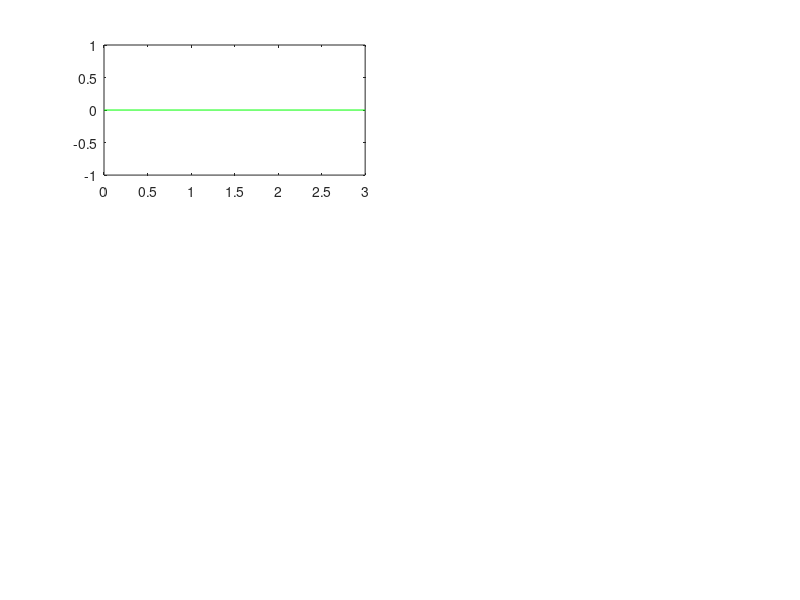

Reproduce this figure in MATLAB. (Note: this script raises an error after producing the figure.)
clear all; clc; close all;
% general_folder = '/data/FaezehRahbar/Projects/OSL_STE_multi-robot/Results/webots';

for a=1
%     if(a==1), folder_list = dir([general_folder '/0_no_com_no_coor/1_robot']); end
%     if(a==2), folder_list = dir([general_folder '/0_no_com_no_coor/2_robots']); end
%     if(a==3), folder_list = dir([general_folder '/0_no_com_no_coor/3_robots']); end
%     
%     if(a==4), folder_list = dir([general_folder '/1_com_no_coor/2_robots']); end
%     if(a==5), folder_list = dir([general_folder '/1_com_no_coor/3_robots']); end
%     if(a==8), folder_list = dir('/data/FaezehRahbar/Projects/OSL_STE_multi-robot/Results/1_com_no_coor/3_robots_2'); end
%     
%     if(a==6), folder_list = dir([general_folder '/2_com_coor/2_robots']); end
%     if(a==7), folder_list = dir([general_folder '/2_com_coor/3_robots']); end
%     if(a==9), folder_list = dir('/data/FaezehRahbar/Projects/OSL_STE_multi-robot/Results/2_com_coor/3_robots_2'); end
%     
%     if(a==10), folder_list = dir('/data/FaezehRahbar/Projects/OSL_STE_multi-robot/Results/friends_goal_prediction/2_robots'); end
%     if(a==11), folder_list = dir('/data/FaezehRahbar/Projects/OSL_STE_multi-robot/Results/friends_goal_prediction/3_robots'); end
%     
%     if(a==12), folder_list = dir('/data/FaezehRahbar/Projects/OSL_STE_multi-robot/Results/2nd_round/2/2_robots'); end
%     if(a==13), folder_list = dir('/data/FaezehRahbar/Projects/OSL_STE_multi-robot/Results/2nd_round/2/3_robots'); end
%     
%     if(a==0), folder_list = dir('/data/FaezehRahbar/Projects/OSL_STE_multi-robot/Results/new_braitenberg_internal_timeout'); end
    
    % choose the folders
    folder_list = dir('/home/durancea/plume_model_learning/Results/results_test_maps_4000_dataset/2');
    folder_list = folder_list(~ismember({folder_list.name},{'.','..','current'}));
    folder_list = folder_list([folder_list.isdir]);
    exp_number = length(folder_list);
    
    % empty arrays
    expected_list = zeros(exp_number, 5);
    max_list = zeros(exp_number, 5);
    num_iteration = zeros(exp_number,1);
    entropy_list = zeros(exp_number,1);
    travelled_dist = zeros(exp_number,1);
    spent_time = zeros(exp_number,1);
    
    
    %% gather stats
    for i=1:exp_number
        folder_name = [folder_list(end-i+1).folder, '/', folder_list(end-i+1).name];
        % multiple robots
        robot_list = dir(folder_name);
        robot_list = robot_list(~ismember({robot_list.name},{'.','..'}));
        robot_list = robot_list([robot_list.isdir]);
        ID = arrayfun(@(struct) str2num(struct.name),robot_list);
        % ground truth and other params
        params = my_text2struct([[folder_name, '/', num2str(ID(1))], '/param_log.csv']);
        source_real_position = params.source_position;
        Q_min = params.min_maxs(1); Q_max = params.min_maxs(2);
        source_position_min = [params.min_maxs(3),params.min_maxs(5)];
        source_position_max = [params.min_maxs(4),params.min_maxs(6)];
        a_y_min = params.min_maxs(7); a_y_max = params.min_maxs(8);
        b_y_min = params.min_maxs(9); b_y_max = params.min_maxs(10);
        Q_nbins = params.nbins(1);
        x_nbins = params.nbins(2);
        y_nbins = params.nbins(3);
        a_y_nbins = params.nbins(4);
        b_y_nbins = params.nbins(5);
        finish_time = 10e+10; % just an initialization
        for j=1:params.number_of_robots
            folder_name_ID = [folder_name, '/', num2str(ID(j))];
            % data files :
            %position_history = dlmread([folder_name_ID, '/goal_position.csv']); %position_history
            expected_a_posteriori = dlmread([folder_name_ID '/expected_a_posteriori.csv']);
            max_a_posteriori = dlmread([folder_name_ID '/max_a_posteriori.csv']);
            entropy = dlmread([folder_name_ID '/entropy.csv']);
            % data extraction from the robot who finished first:
            if(entropy(end,2) < finish_time)
                finish_time = entropy(end,2);
                spent_time(i) = finish_time;%/1000;
                %expected_list(i,:) = expected_a_posteriori(end,2:end-2);
                expected_list(i,:) = expected_a_posteriori(end,2:end) - [source_real_position(1) source_real_position(2) 0 0 0];
                if(isnan(expected_list(i,1))) 
                    expected_list(i,:) = expected_a_posteriori(end-1,2:end) - [source_real_position(1) source_real_position(2) 0 0 0];
                end
                %max_list(i,:) = max_a_posteriori(end,3:end-2);
                max_list(i,:) = max_a_posteriori(end,2:end) - [source_real_position(1) source_real_position(2) 0 0 0];
                entropy_list(i) = entropy(end,1);
            end
            %         num_iteration(i) = num_iteration(i) + sum(entropy(:,2) < finish_time);
            %         travelled_dist(i) = travelled_dist(i) + travelled_distance_calculation(position_history,1,sum(entropy(:,2) < finish_time));
        end
        for j=1:params.number_of_robots
            folder_name_ID = [folder_name, '/', num2str(ID(j))];
            position_history = dlmread([folder_name_ID, '/goal_position.csv']);
            num_iteration(i) = num_iteration(i) + sum(position_history(:,5) < finish_time);
            travelled_dist(i) = travelled_dist(i) + travelled_distance_calculation(position_history,1,sum(position_history(:,5) < finish_time));
            if(travelled_dist(i) > 2e4)
                disp(folder_name_ID);
                params.number_of_robots
            end
        end
%         if(entropy_list(i) > 0.05), rmdir(folder_name, 's'); end
    end
    %%
%     bad_runs = entropy_list>0.1;
%     travelled_dist(bad_runs)=[];
%     spent_time(bad_runs)=[];
%     num_iteration(bad_runs)=[];
%     expected_list(bad_runs,:)=[];
%     max_list(bad_runs,:)=[];
%     entropy_list(bad_runs,:)=[];
    
    %% plot
    f0 = figure('Position', [-1919          28         753        1066]);
    
    if(size(expected_list,2)==6)
        
        subplot(3,2,1);
        plot([0,3], [source_real_position(1), source_real_position(1)], 'g');
        hold on;
        boxplot([expected_list(:,2), max_list(:,2)]);
        ylim([source_position_min(1) source_position_max(1)]);
        xticklabels({'expected','max'})
        grid on;
        title('X');
        
        subplot(3,2,3);
        plot([0,3], [source_real_position(2), source_real_position(2)], 'g');
        hold on;
        boxplot([expected_list(:,3), max_list(:,3)]);
        ylim([source_position_min(2) source_position_max(2)]);
        xticklabels({'expected','max'})
        grid on;
        title('Y');
        
        subplot(3,2,5);
        plot([0,3], [source_real_position(3), source_real_position(3)], 'g');
        hold on;
        boxplot([expected_list(:,4), max_list(:,4)]);
        ylim([source_position_min(3) source_position_max(3)]);
        xticklabels({'expected','max'})
        grid on;
        title('Z');
        
        subplot(3,2,2);
        boxplot([expected_list(:,1), max_list(:,1)]);
        ylim([Q_min Q_max]);
        xticklabels({'expected','max'})
        grid on;
        title('Q');
        
        subplot(3,2,4);
        boxplot([expected_list(:,5), max_list(:,5)]);
        ylim([a_y_min a_y_max]);
        xticklabels({'expected','max'})
        grid on;
        title('Sigma_a');
        
        subplot(3,2,6);
        boxplot([expected_list(:,6), max_list(:,6)]);
        ylim([b_y_min b_y_max]);
        xticklabels({'expected','max'})
        grid on;
        title('Sigma_b');
        
    end
    if(size(expected_list,2) == 5)
        
        subplot(3,2,1);
        plot([0,3], [0 0], 'g');
        hold on;
        boxplot([expected_list(:,1), max_list(:,1)]);
        %     ylim([source_position_min(1) source_position_max(1)]);
        xticklabels({'expected','max'})
        grid on;
        title('error on X');
        
        subplot(3,2,3);
        plot([0,3], [0 0], 'g');
        hold on;
        boxplot([expected_list(:,2), max_list(:,2)]);
        %     ylim([source_position_min(2) source_position_max(2)]);
        xticklabels({'expected','max'})
        grid on;
        title('error on Y');
        
        subplot(3,2,2);
        boxplot([expected_list(:,3), max_list(:,3)]);
        ylim([Q_min Q_max]);
        xticklabels({'expected','max'})
        grid on;
        title('Q');
        
        subplot(3,2,4);
        boxplot([expected_list(:,4), max_list(:,4)]);
        ylim([a_y_min a_y_max]);
        xticklabels({'expected','max'})
        grid on;
        title('Sigma_a');
        
        subplot(3,2,6);
        boxplot([expected_list(:,5), max_list(:,5)]);
        ylim([b_y_min b_y_max]);
        xticklabels({'expected','max'})
        grid on;
        title('Sigma_b');
        
    end
    
    % iterations
    f1 = figure('Position', [-1161         674         580         420]);
    boxplot(num_iteration);
    grid on;
    title('number of iterations');
    
    pause(1);
    
    % entropy
    f2 = figure('Position', [-589   680   590   414]);
    boxplot(entropy_list);
    grid on;
    title('final entropy values');
    
    pause(1);
    
    % travelled distance
    f3 = figure('Position', [-1163 77 590 414]);
    boxplot(travelled_dist);
    grid on;
    title('sum of travelled distances');
    
    pause(1);
    
    % spent time
    f4 = figure('Position', [-599    72   600   416]);
    boxplot(spent_time);
    grid on;
    title('experiment duration');
    
    
    %% save
    saveas(f0,[folder_list(1).folder '/max_and_expected_values.png']);
    saveas(f1,[folder_list(1).folder '/number_iterations.png']);
    saveas(f2,[folder_list(1).folder '/final_entropy_values.png']);
    saveas(f3,[folder_list(1).folder '/sum_travelled_dist.png']);
    saveas(f4,[folder_list(1).folder '/sum_exp_duration.png']);
    data = [num_iteration, expected_list, travelled_dist, spent_time];
    save([folder_list(1).folder '/data.mat'],'data');
    
    %%
end

function dist = travelled_distance_calculation(position_history,start_ind,end_ind)
x = position_history(:,2);
y = position_history(:,3);
dist_2pt = sqrt( (x(start_ind+1:end_ind) - x(start_ind:end_ind-1)).^2 + (y(start_ind+1:end_ind) - y(start_ind:end_ind-1)).^2 );
dist = sum(dist_2pt);
end
